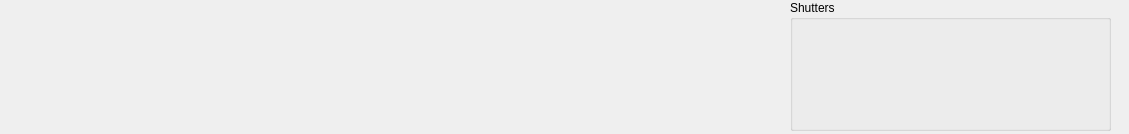
<?xml version="1.0" encoding="UTF-8"?>
<ui version="4.0">
 <class>Form</class>
 <widget class="QWidget" name="Form">
  <property name="geometry">
   <rect>
    <x>0</x>
    <y>0</y>
    <width>1129</width>
    <height>134</height>
   </rect>
  </property>
  <property name="windowTitle">
   <string>Form</string>
  </property>
  <widget class="QGroupBox" name="groupBox_shutters">
   <property name="geometry">
    <rect>
     <x>790</x>
     <y>0</y>
     <width>321</width>
     <height>131</height>
    </rect>
   </property>
   <property name="sizePolicy">
    <sizepolicy hsizetype="Expanding" vsizetype="Preferred">
     <horstretch>0</horstretch>
     <verstretch>0</verstretch>
    </sizepolicy>
   </property>
   <property name="font">
    <font>
     <weight>50</weight>
     <bold>false</bold>
    </font>
   </property>
   <property name="title">
    <string>Shutters</string>
   </property>
   <layout class="QHBoxLayout" name="horizontalLayout_shutters">
    <property name="spacing">
     <number>2</number>
    </property>
    <property name="sizeConstraint">
     <enum>QLayout::SetMinimumSize</enum>
    </property>
    <property name="leftMargin">
     <number>2</number>
    </property>
    <property name="topMargin">
     <number>2</number>
    </property>
    <property name="rightMargin">
     <number>2</number>
    </property>
    <property name="bottomMargin">
     <number>2</number>
    </property>
    <item>
     <layout class="QVBoxLayout" name="layout_shutters">
      <property name="spacing">
       <number>10</number>
      </property>
     </layout>
    </item>
   </layout>
  </widget>
 </widget>
 <resources/>
 <connections/>
</ui>
